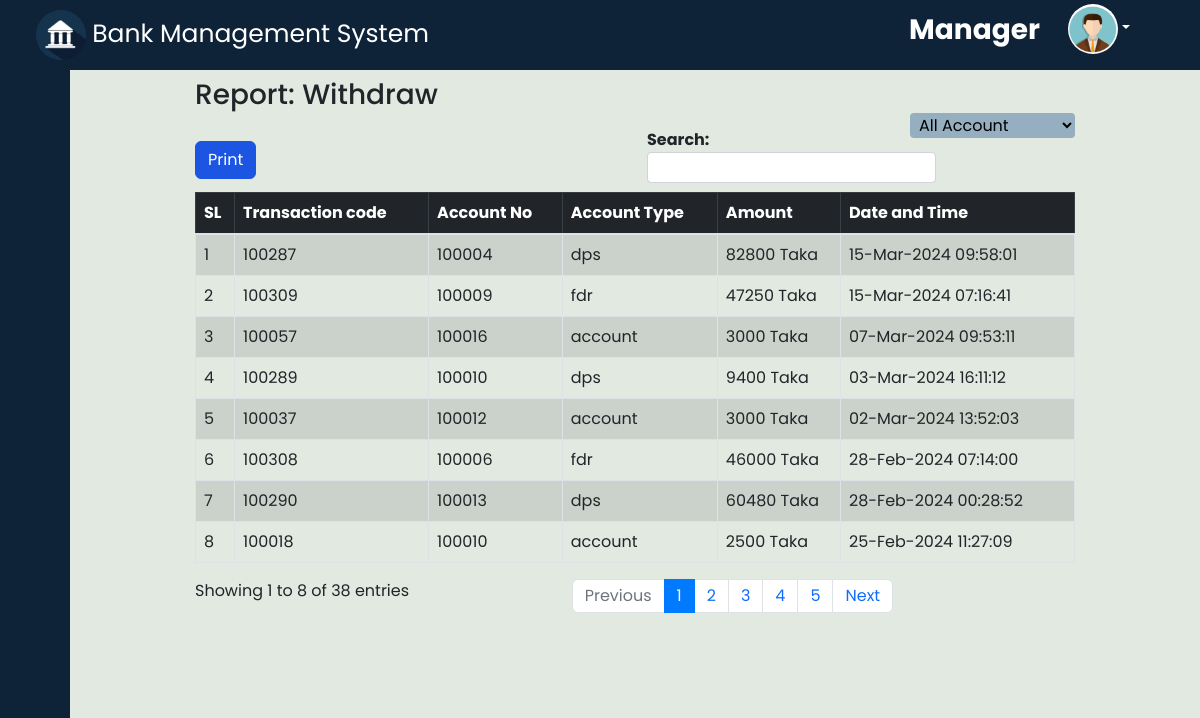
The app's page /manager/trxwithdraw.php (signed in) with its own data.
### tables this page shows
CREATE TABLE `transaction` (
  `trx_code` int(11) NOT NULL,
  `account_no` int(11) DEFAULT NULL,
  `account_type` varchar(255) NOT NULL,
  `trx_type` varchar(255) DEFAULT NULL,
  `amount` float DEFAULT NULL,
  `trx_date_time` datetime DEFAULT NULL,
  `customer_id` int(11) NOT NULL
);

### manager/trxwithdraw.php (the view, shortened to what this page needs)
<!DOCTYPE html>
<html lang="en">
<head>
    <link rel="stylesheet" href="https://cdnjs.cloudflare.com/ajax/libs/font-awesome/6.5.1/css/all.min.css" />
    <link rel="stylesheet" href="../dist/css/adminlte.min.css">
</head>
<?php
include "../database.php";
$sl = 1;
$search = "";
$acc_type = "";
$deposit = mysqli_query($con, "SELECT * FROM transaction
         where trx_type='withdraw' and (trx_code like '%$search%' or account_no like '%$search%') and account_type like '%$acc_type%'
         order by trx_date_time desc");
?>
<body>
    <div>
        <?php include "manager_header.php" ?>
    </div>
    <div class="d-flex">
        <div>
            <?php include "manager_sidebar.php" ?>
        </div>
        <div class="main">
            <div class="cnt">
                <div class="container">
                    <h3 class="mt-2 mb-3">Report: Withdraw</h3>
                    <div class="out">
                            <form action="" method="post">
                                <select class="sel" name="sel" id="" onchange="this.form.submit()">
                                    <option <?php if ($acc_type == "") echo 'selected' ?> value="">All Account</option>
                                </select>
                            </form>
                    </div>
                    <table id="export" class="table table-hover table-bordered table-striped">
                        <thead>
                            <tr class="table-dark">
                                <th>SL</th>
                                <th>Transaction code</th>
                                <th>Account No</th>
                                <th>Account Type</th>
                                <th>Amount</th>
                                <th>Date and Time</th>
                            </tr>
                        </thead>
                        <tbody>
                            <?php
                            while ($row = mysqli_fetch_assoc($deposit)) {
                            ?>
                                <tr>
                                    <td><?php echo $sl;
                                        $sl = $sl + 1 ?></td>
                                    <td><?php echo $row['trx_code'] ?></td>
                                    <td><?php echo $row['account_no'] ?></td>
                                    <td><?php echo $row['account_type'] ?></td>
                                    <td><?php echo $row['amount'] . " Taka" ?></td>
                                    <td><?php
                                        $datetime = new DateTime($row['trx_date_time']);
                                        $formattedDatetime = $datetime->format('d-M-Y H:i:s');
                                        echo $formattedDatetime;
                                        ?></td>
                                </tr>
                            <?php } ?>
                    </table>
                </div>
            </div>
        </div>
    </div>
</body>
</html>

### manager/trxwithdraw.php (style rules this page uses)
.main { background-color: #e1e9e1; display: flex; justify-content: center; }
.cnt { width: 80%; }
.out { position: relative; margin-top: 5px; }
.sel { position: absolute; right: 0; bottom: -10px; border: none; padding-left: 5px; background-color: #95afc0; border-radius: 4px; }

### manager/manager_header.php (style rules this page uses)
* { margin: 0; padding: 0; box-sizing: border-box; font-family: 'Poppins', sans-serif; }

### manager/manager_sidebar.php (style rules this page uses)
body { font-family: 'Poppins', sans-serif; }
.main { height: 100vh; overflow: scroll; width: 100%; }

### records on screen
transaction: trx_code "100287", account_no "100004", account_type "dps", amount "82800", trx_date_time "15-Mar-2024 09:58:01"
transaction: trx_code "100309", account_no "100009", account_type "fdr", amount "47250", trx_date_time "15-Mar-2024 07:16:41"
transaction: trx_code "100057", account_no "100016", account_type "account", amount "3000", trx_date_time "07-Mar-2024 09:53:11"
transaction: trx_code "100289", account_no "100010", account_type "dps", amount "9400", trx_date_time "03-Mar-2024 16:11:12"
transaction: trx_code "100037", account_no "100012", account_type "account", amount "3000", trx_date_time "02-Mar-2024 13:52:03"
transaction: trx_code "100308", account_no "100006", account_type "fdr", amount "46000", trx_date_time "28-Feb-2024 07:14:00"
transaction: trx_code "100290", account_no "100013", account_type "dps", amount "60480", trx_date_time "28-Feb-2024 00:28:52"
transaction: trx_code "100018", account_no "100010", account_type "account", amount "2500", trx_date_time "25-Feb-2024 11:27:09"
